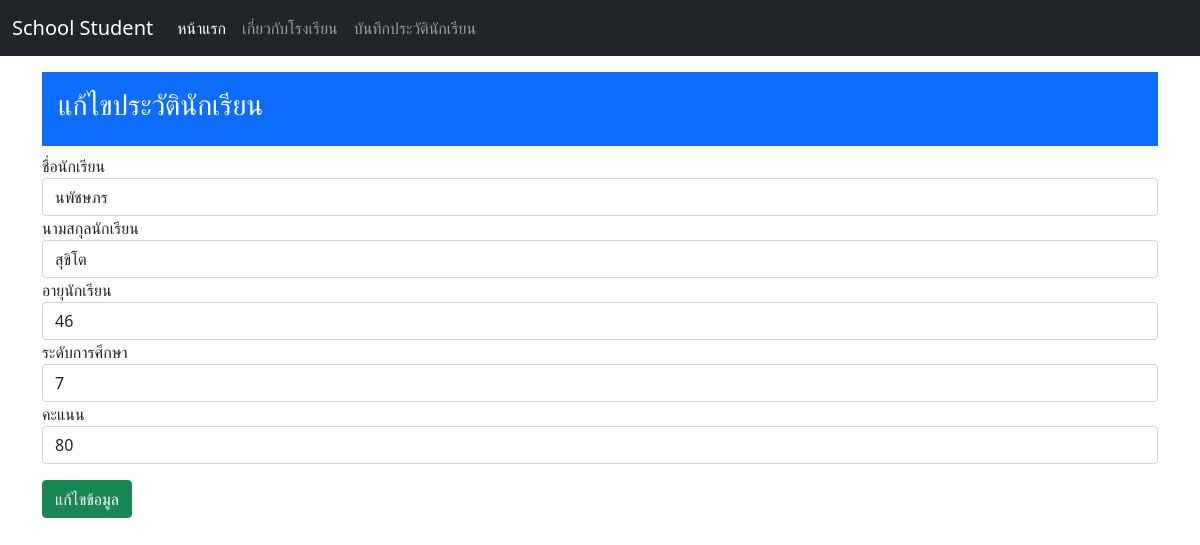
The app's page /edit/4 with its own data.
### personal/models.py (models this page shows, shortened)
class Personal(models.Model):
    first_name = models.CharField(max_length=100)
    last_name = models.CharField(max_length=100)
    age = models.IntegerField()
    grade = models.CharField(max_length=100)
    score = models.IntegerField()
    date = models.DateField(auto_now_add=True)

### personal/views.py (the view)
# urls.py: path('edit/<personal_id>', views.edit, name="edit"),
def edit(request, personal_id):
    if request.method == "POST":
        personals = Personal.objects.get(id=personal_id)
        personals.first_name = request.POST['firstname']
        personals.last_name = request.POST['lastname']
        personals.age = request.POST['age']
        personals.grade = request.POST['grade']
        personals.score = request.POST['score']
        personals.save()
        messages.success(request, "แก้ไขเรียบร้อย")
        return redirect('home')
    else:
        personals = Personal.objects.get(id=personal_id)
        return render(request, 'edit.html', {'personals':personals})

### personal/templates/edit.html (shortened to what this page needs)
{% extends 'base.html' %}
{% block content %}
<div class="p-3 mb-2 bg-primary text-white">
    <h3>แก้ไขประวัตินักเรียน</h3>
</div>
    <form method="POST">
        <div class="form-group">
            <label for="fname">ชื่อนักเรียน</label>
            <input type="text" name="firstname" class="form-control" value="{{personals.first_name}}">
        </div>
        <div class="form-group">
            <label for="lname">นามสกุลนักเรียน</label>
            <input type="text" name="lastname" class="form-control" value="{{personals.last_name}}">
        </div>
        <div class="form-group">
            <label for="age">อายุนักเรียน</label>
            <input type="number" name="age" class="form-control" value="{{personals.age}}">
        </div>
        <div class="form-group">
            <label for="grade">ระดับการศึกษา</label>
            <input type="text" name="grade" class="form-control" value="{{personals.grade}}">
        </div>
        <div class="form-group mb-3">
            <label for="score">คะแนน</label>
            <input type="number" name="score" class="form-control" value="{{personals.score}}">
        </div>
        <input type="submit" value="แก้ไขข้อมูล" class="btn btn-success">
    </form>
{% endblock content %}

### records on screen
Personal: firstname "นพัชษภร", lastname "สุขิโต", age "46", grade "7", score "80"
